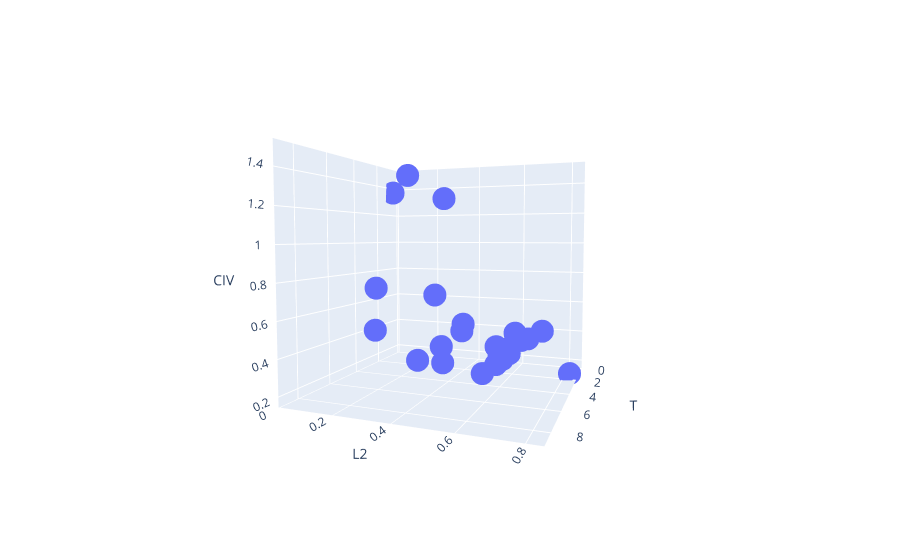

This figure's notebook cell:
### Code cell
# plot civ
df['CIV'] = estimate_senior_civ(df.STW, df.L2, df['T'])
fig = px.scatter_3d(df, x='T', y='L2', z='CIV', hover_name='ISSUANCE')
fig.show()

### Figure 1 — Plotly figure (JSON) as saved in the notebook; plotly's stock layout.template omitted (floating-point values rounded to 4 significant figures)
{"data": [{"hovertemplate": "<b>%{hovertext}</b><br><br>T=%{x}<br>L2=%{y}<br>CIV=%{z}<extra></extra>", "hovertext": ["FUN 5.375% due 2024", "FUN 5.25% due 2029", "FUN 5.375% due 2027", "SIX 4.875% due 2024", "SIX 7% due 2025", "SIX 5.5% due 2027", "NVDA 2.2% due 2021", "SLG 3.25% due 2022", "GLPI 5.375% due 2026", "GLPI 5.75% due 2028", "EXPE 4.5% due 2024", "MGM 7.75% due 2022", "MGM 5.75% due 2025", "MGM 5.5% due 2027", "MCD 2.75% due 2020", "MSFT 3.625% due 2023", "NFLX 5.375% due 2021", "BKNG 3.6% due 2026", "MAR 3.125% due 2023", "NLOK 3.95% due 2022", "TOL 4.375% due 2023", "VZ 3.376% due 2025", "CLI 4.5% due 2022"], "legendgroup": "", "marker": {"color": "#636efa", "symbol": "circle"}, "mode": "markers", "name": "", "scene": "scene", "showlegend": false, "type": "scatter3d", "x": [3.661, 8.783, 6.533, 3.828, 4.744, 6.533, 0.9528, 2.033, 5.533, 7.661, 3.867, 1.45, 4.7, 6.533, 0.1833, 3.2, 0.3278, 5.661, 2.367, 1.7, 2.533, 4.367, 1.542], "y": [0.6703, 0.6703, 0.6703, 0.6505, 0.6505, 0.6505, 0.02074, 0.8246, 0.426, 0.426, 0.5922, 0.6498, 0.6498, 0.6498, 0.2386, 0.04773, 0.06561, 0.1714, 0.397, 0.2526, 0.4078, 0.3877, 0.7094], "z": [0.4252, 0.4228, 0.4089, 0.4712, 0.4106, 0.4735, 1.364, 0.1856, 0.4151, 0.4098, 0.3219, 0.3686, 0.3768, 0.3797, 1.322, 0.6956, 1.5, 0.4855, 0.419, 0.638, 0.4687, 0.2737, 0.4285]}], "layout": {"autosize": true, "legend": {"tracegroupgap": 0}, "margin": {"t": 60}, "scene": {"aspectmode": "auto", "aspectratio": {"x": 1, "y": 1, "z": 1}, "camera": {"center": {"x": 0, "y": 0, "z": 0}, "eye": {"x": 2.019, "y": 0.7698, "z": 0.138}, "projection": {"type": "perspective"}, "up": {"x": 0, "y": 0, "z": 1}}, "domain": {"x": [0, 1], "y": [0, 1]}, "xaxis": {"title": {"text": "T"}, "type": "linear"}, "yaxis": {"title": {"text": "L2"}, "type": "linear"}, "zaxis": {"title": {"text": "CIV"}, "type": "linear"}}}}
